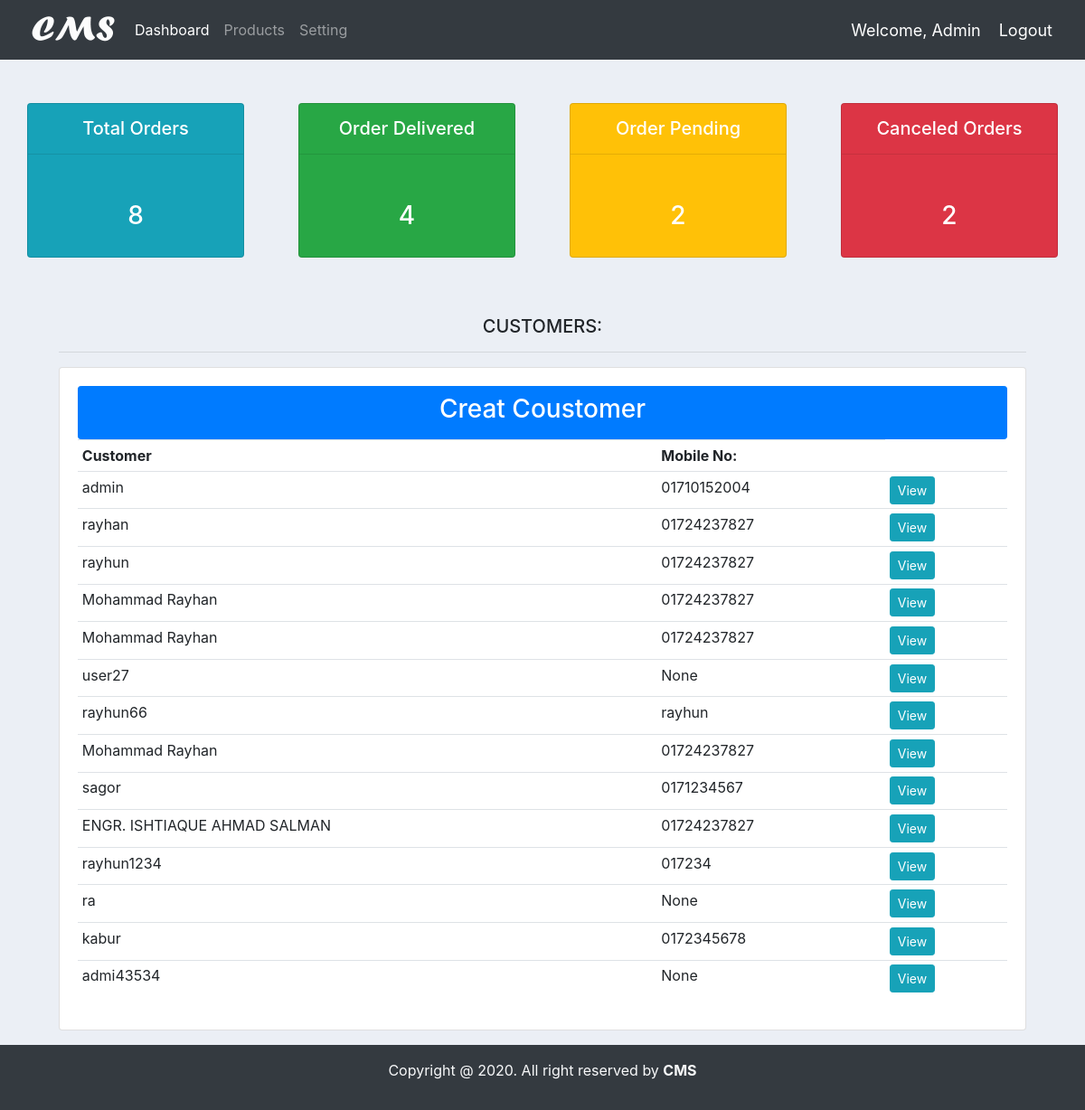
The app's page /all/customer (signed in) with its own data.
### accounts/models.py (models this page shows, shortened)
class Customer(models.Model):
    user = models.OneToOneField(User, null=True, blank=True, on_delete=models.CASCADE)
    name = models.CharField(max_length=200, null=True)
    phone = models.CharField(max_length=200, null=True)
    email = models.CharField(max_length=200, null=True)
    profile_pic = models.ImageField(default="demo.jpg", null=True, blank=True)
    date_created = models.DateTimeField(auto_now_add=True, null=True)

### accounts/decorators.py (the view)
    def wrapper_func(request, *args, **kwargs):
        group = None
        if request.user.groups.exists():
            group = request.user.groups.all()[0].name
        if group == 'customer':
            return redirect('user_profile')
        elif group == 'admin':
            return view_func(request, *args, **kwargs)
        else:
            context = {}
            return render(request, 'accounts/customer_not_auth.html', context)

### accounts/views.py (called while the page is built)
@login_required
@admin_only
def all_customer(request):
    orders = Order.objects.all()
    customers = Customer.objects.all()
    total_orders = orders.count()
    order_delivered = orders.filter(statur='Delivered').count()
    order_pending = orders.filter(statur='Pending').count()
    order_cancels = orders.filter(statur='Canceled Order').count()
    context = {
        'total_orders':total_orders,
        'order_delivered':order_delivered,
        'order_pending':order_pending,
        'order_cancels':order_cancels,
        'customers':customers
    }
    return render(request, 'accounts/customer_list.html',context)

### accounts/templates/accounts/customer_list.html
{% extends 'accounts/main.html' %}
{% block content %}
<div class="container-fluid">
    {% include 'accounts/status.html' %}
    <div class="row">
        <div class="col-md-11 m-auto">
            <h5 class="text-center">CUSTOMERS:</h5>
            <hr>
            <div class="card card-body">
                <a class="btn btn-primary btn-sm btn-block py-2" href="{% url 'create_customer' %}">
                    <h3>Creat Coustomer</h3></a>
                <table class="table table-sm">
                    <tr>
                        <th>Customer</th>
                        <th>Mobile No:</th>
                    </tr>
                    {% for customer in customers %}
                    <tr>
                        <td>{{ customer.name }}</td>
                        <td>{{ customer.phone }}</td>
                        <td><a class="btn btn-sm btn-info" href="{% url 'customer' customer.pk %}">View</a></td>
                    </tr>
                    {% endfor %}
                </table>
            </div>
        </div>
    </div>
</div>
{% endblock %}

### accounts/templates/accounts/navbar.html (shortened to what this page needs)
{% load static %}
<nav class="navbar navbar-expand-lg navbar-dark bg-dark">
  <a href="{% url 'home' %}"><img id="logo" src="{% static '/images/logo.png' %}" alt="" title="Customer Management System"></a>
    <div class="collapse navbar-collapse" id="navbarSupportedContent">
      <ul class="navbar-nav mr-auto">
        {% if request.user.is_staff %}
        <li class="nav-item active">
          <a class="nav-link" href="{% url 'home' %}">Dashboard</a>
        </li>
        {% endif %}
        <li class="nav-item">
          <a class="nav-link" href="{% url 'products' %}">Products</a>
        </li>
        <li class="nav-item">
          <a class="nav-link" href="{% url 'account' %}">Setting</a>
        </li>
      </ul>
    </div>
    <span class="hello">Welcome, {{ request.user|title }} </span>
    <span><a class="hello" href="{% url 'logout' %}">Logout</a></span>
  </nav>

### static/css/main.css (style rules this page uses)
#logo { height: 50PX; }
body { background-color: #ebeff5; }

### accounts/templates/accounts/main.html (style rules this page uses)
a { text-decoration: none; }

### accounts/templates/accounts/navbar.html (style rules this page uses)
.hello { color: #fff; font-size: 18px; margin-right: 20px; }

### records on screen
Customer: name "admin", phone "01710152004"
Customer: name "rayhan", phone "01724237827"
Customer: name "rayhun", phone "01724237827"
Customer: name "Mohammad Rayhan", phone "01724237827"
Customer: name "Mohammad Rayhan", phone "01724237827"
Customer: name "user27", phone "None"
Customer: name "rayhun66", phone "rayhun"
Customer: name "Mohammad Rayhan", phone "01724237827"
Customer: name "sagor", phone "0171234567"
Customer: name "ENGR. ISHTIAQUE AHMAD SALMAN", phone "01724237827"
Customer: name "rayhun1234", phone "017234"
Customer: name "ra", phone "None"
Customer: name "kabur", phone "0172345678"
Customer: name "admi43534", phone "None"

### other values on screen
{{ request.user|title }} "Admin"
{{ total_orders }} "8"
{{ order_delivered }} "4"
{{ order_pending }} "2"
{{ order_cancels }} "2"
